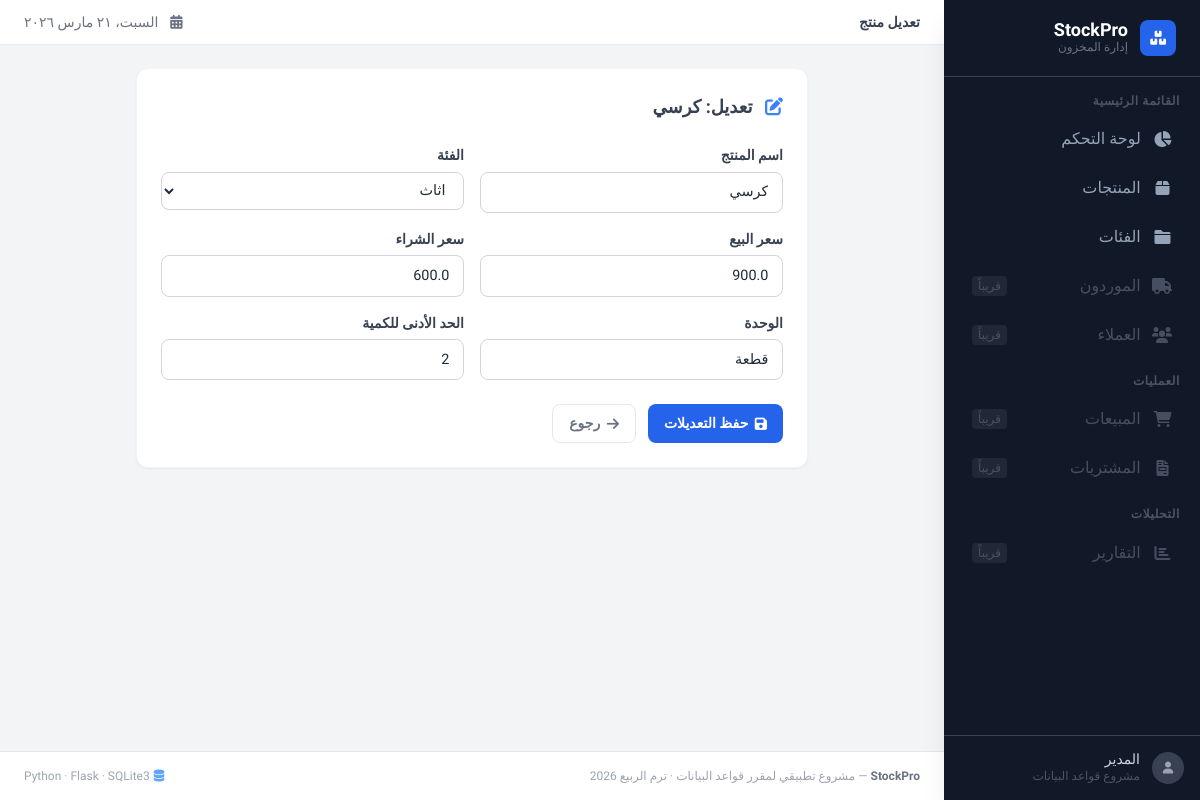
The page /products/edit/4 on the database as committed earlier.
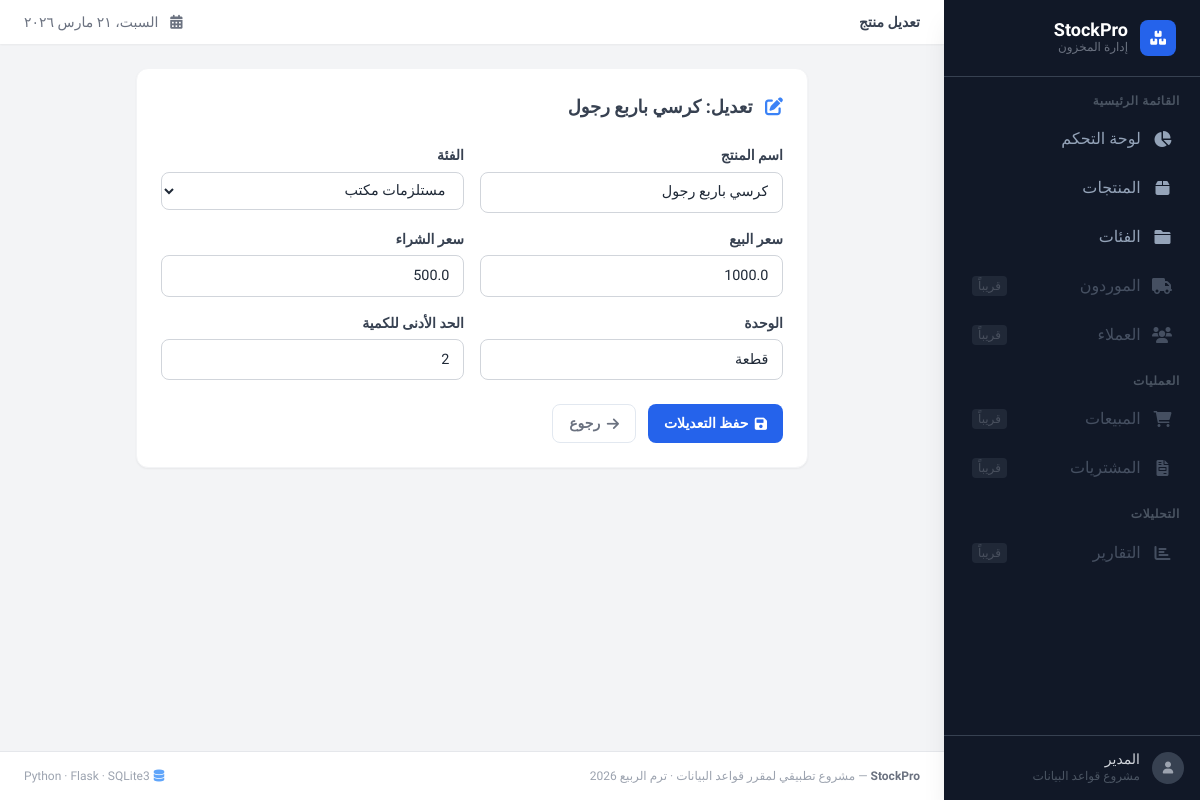
The same page on the database as committed later.
### tables this page shows
CREATE TABLE products ( --جدول المنتجات
    id integer primary key autoincrement,
    name text not null,
    category_id integer not null,
    price_for_sale real not null,
    price_for_buy real not null,
    photo_url text not null,
    unit text not null,
    quantity_by_unit  integer default 0 not null,
    min_quantity integer default 0 not null,
    foreign key (category_id) references categories(id)
);

CREATE TABLE categories ( --جدول الاقسام
    id integer primary key autoincrement,
    name text not null unique
);

### app.py (the view)
@stokpro.route('/products/edit/<int:id>', methods=['GET'])
def productPageedit(id):
    conn = get_db_connection()
    product = conn.execute('SELECT * FROM products WHERE id = ?', (id,)).fetchone()
    categories = conn.execute('SELECT * FROM categories').fetchall()
    conn.close()
    return render_template('product_edit.html', product=product, categories=categories)

### app.py (called while the page is built)
def get_db_connection():
    conn = sqlite3.connect('database/stockpro.db')
    conn.row_factory = sqlite3.Row
    return conn

### templates/product_edit.html
{% extends "base.html" %}
{% block page_title %}تعديل منتج{% endblock %}
{% block content %}
<div class="bg-white rounded-xl shadow-sm border border-gray-100 p-6 max-w-2xl mx-auto">
    <h2 class="text-lg font-bold text-gray-700 mb-6">
        <i class="fas fa-edit text-blue-500 ml-2"></i>
        تعديل: {{ product.name }}
    </h2>
    <form action="{{ url_for('productPageeditSave', id=product.id) }}" method="POST">
        <div class="grid grid-cols-1 sm:grid-cols-2 gap-4">
            <div>
                <label class="form-label">اسم المنتج</label>
                <input type="text" name="name" class="form-input" value="{{ product.name }}" required>
            </div>
            <div>
                <label class="form-label">الفئة</label>
                <select name="category_id" class="form-select" required>
                    {% for cat in categories %}
                    <option value="{{ cat.id }}"
                        {% if cat.id == product.category_id %}selected{% endif %}>
                        {{ cat.name }}
                    </option>
                    {% endfor %}
                </select>
            </div>
            <div>
                <label class="form-label">سعر البيع</label>
                <input type="number" step="0.01" name="price_for_sale"
                       class="form-input" value="{{ product.price_for_sale }}" required>
            </div>
            <div>
                <label class="form-label">سعر الشراء</label>
                <input type="number" step="0.01" name="price_for_buy"
                       class="form-input" value="{{ product.price_for_buy }}" required>
            </div>
            <div>
                <label class="form-label">الوحدة</label>
                <input type="text" name="unit" class="form-input" value="{{ product.unit }}" required>
            </div>
            <div>
                <label class="form-label">الحد الأدنى للكمية</label>
                <input type="number" name="min_quantity"
                       class="form-input" value="{{ product.min_quantity }}" required>
            </div>
        </div>
        <div class="flex gap-3 mt-6">
            <button type="submit" class="btn btn-primary">
                <i class="fas fa-save"></i> حفظ التعديلات
            </button>
            <a href="{{ url_for('productPage') }}" class="btn btn-ghost">
                <i class="fas fa-arrow-right"></i> رجوع
            </a>
        </div>
    </form>
</div>
{% endblock %}

### templates/base.html (shortened to what this page needs)
<!DOCTYPE html>
<html lang="ar" dir="rtl">
<head>
    <script src="https://cdn.tailwindcss.com"></script>
    <link rel="stylesheet" href="https://cdnjs.cloudflare.com/ajax/libs/font-awesome/6.0.0/css/all.min.css">
    <link rel="stylesheet" href="{{ url_for('static', filename='style.css') }}">
</head>
<body class="bg-gray-100 min-h-screen">
<div class="flex min-h-screen">
    <aside class="w-64 bg-gray-900 flex flex-col fixed top-0 right-0 h-full z-50 shadow-xl">
        <div class="px-6 py-5 border-b border-gray-700">
            <div class="flex items-center gap-3">
                <div class="w-9 h-9 bg-blue-600 rounded-lg flex items-center justify-center">
                    <i class="fas fa-boxes text-white text-sm"></i>
                </div>
                <div>
                    <h1 class="text-white font-bold text-lg leading-none">StockPro</h1>
                    <p class="text-gray-500 text-xs">إدارة المخزون</p>
                </div>
            </div>
        </div>
        <nav class="flex-1 px-3 py-4 overflow-y-auto space-y-1">
            <p class="text-gray-600 text-xs font-semibold uppercase px-2 mb-2 tracking-wider">القائمة الرئيسية</p>
            <a href="{{ url_for('dashboard') }}"
               class="sidebar-link {% if request.endpoint == 'dashboard' %}active{% endif %}">
                <i class="fas fa-chart-pie"></i>
                <span>لوحة التحكم</span>
            </a>
            <a href="{{ url_for('productPage') }}"
               class="sidebar-link {% if request.endpoint == 'productPage' %}active{% endif %}">
                <i class="fas fa-box"></i>
                <span>المنتجات</span>
            </a>
            <a href="{{ url_for('categoriesPage') }}"
               class="sidebar-link {% if request.endpoint == 'categoriesPage' %}active{% endif %}">
                <i class="fas fa-folder"></i>
                <span>الفئات</span>
            </a>
            <a href="#" class="sidebar-link disabled">
                <i class="fas fa-truck"></i>
                <span>الموردون</span>
                <span class="mr-auto text-xs bg-gray-700 text-gray-400 px-1.5 py-0.5 rounded">قريباً</span>
            </a>
            <a href="#" class="sidebar-link disabled">
                <i class="fas fa-users"></i>
                <span>العملاء</span>
                <span class="mr-auto text-xs bg-gray-700 text-gray-400 px-1.5 py-0.5 rounded">قريباً</span>
            </a>
            <div class="pt-3">
                <p class="text-gray-600 text-xs font-semibold uppercase px-2 mb-2 tracking-wider">العمليات</p>
            </div>
            <a href="#" class="sidebar-link disabled">
                <i class="fas fa-shopping-cart"></i>
                <span>المبيعات</span>
                <span class="mr-auto text-xs bg-gray-700 text-gray-400 px-1.5 py-0.5 rounded">قريباً</span>
            </a>
            <a href="#" class="sidebar-link disabled">
                <i class="fas fa-file-invoice"></i>
                <span>المشتريات</span>
                <span class="mr-auto text-xs bg-gray-700 text-gray-400 px-1.5 py-0.5 rounded">قريباً</span>
            </a>
            <div class="pt-3">
                <p class="text-gray-600 text-xs font-semibold uppercase px-2 mb-2 tracking-wider">التحليلات</p>
            </div>
            <a href="#" class="sidebar-link disabled">
                <i class="fas fa-chart-bar"></i>
                <span>التقارير</span>
                <span class="mr-auto text-xs bg-gray-700 text-gray-400 px-1.5 py-0.5 rounded">قريباً</span>
            </a>
        </nav>
        <div class="px-4 py-4 border-t border-gray-700">
            <div class="flex items-center gap-3">
                <div class="w-8 h-8 bg-gray-700 rounded-full flex items-center justify-center">
                    <i class="fas fa-user text-gray-400 text-xs"></i>
                </div>
                <div>
                    <p class="text-gray-300 text-sm font-medium leading-none">المدير</p>
                    <p class="text-gray-600 text-xs mt-0.5">مشروع قواعد البيانات</p>
                </div>
            </div>
        </div>
    </aside>
    <div class="flex-1 flex flex-col mr-64">
        <header class="bg-white shadow-sm sticky top-0 z-40 px-6 py-3 flex items-center justify-between">
            <h2 class="text-gray-700 font-semibold text-sm">
                {% block page_title %}{% endblock %}
            </h2>
            <div class="flex items-center gap-3 text-gray-500 text-sm">
                <i class="fas fa-calendar-alt"></i>
                <span id="current-date"></span>
            </div>
        </header>
        <main class="flex-1 p-6">
            {% block content %}{% endblock %}
        </main>
        <footer class="bg-white border-t border-gray-200 px-6 py-4">
            <div class="flex items-center justify-between text-xs text-gray-400">
                <span>
                    <span class="font-semibold text-gray-500">StockPro</span> — مشروع تطبيقي لمقرر قواعد البيانات · ترم الربيع 2026
                </span>
                <span class="flex items-center gap-1">
                    <i class="fas fa-database text-blue-400"></i>
                    Python · Flask · SQLite3
                </span>
            </div>
        </footer>
    </div>
</div>
</body>
</html>

### static/style.css (style rules this page uses)
:root { --primary: #2563eb; --success: #10b981; --warning: #f59e0b; --danger: #ef4444; --dark: #1f2937; --transition: all 0.25s ease; }
* { font-family: 'Cairo', sans-serif; box-sizing: border-box; }
body { direction: rtl; background-color: #f1f5f9; }
.sidebar-link { display: flex; align-items: center; gap: 0.75rem; padding: 0.65rem 1rem; border-radius: 0.5rem; color: #94a3b8; font-weight: 500; text-decoration: none; transition: var(--transition); }
.sidebar-link.disabled { opacity: 0.4; cursor: not-allowed; pointer-events: none; }
.sidebar-link i { width: 1.2rem; text-align: center; flex-shrink: 0; }
.btn { display: inline-flex; align-items: center; gap: 0.4rem; padding: 0.5rem 1rem; border-radius: 0.5rem; font-size: 0.875rem; font-weight: 600; cursor: pointer; border: none; transition: var(--transition); text-decoration: none; }
.btn-primary { background: var(--primary); color: #fff; }
.btn-ghost { background: transparent; color: #6b7280; border: 1px solid #e2e8f0; }
.form-input, .form-select, .form-textarea { width: 100%; padding: 0.55rem 0.85rem; border: 1px solid #d1d5db; border-radius: 0.5rem; font-size: 0.9rem; font-family: 'Cairo', sans-serif; color: var(--dark); background: #fff; transition: var(--transition); outline: none; direction: rtl; }
.form-label { display: block; font-size: 0.875rem; font-weight: 600; color: #374151; margin-bottom: 0.35rem; }

### templates/base.html (style rules this page uses)
* { font-family: 'Cairo', sans-serif; }
.sidebar-link { display: flex; align-items: center; gap: 0.75rem; padding: 0.65rem 1rem; border-radius: 0.5rem; color: #94a3b8; font-weight: 500; transition: all 0.2s; }
.sidebar-link i { width: 1.2rem; text-align: center; }
.sidebar-link.disabled { opacity: 0.4; cursor: not-allowed; pointer-events: none; }

Rows that differ between the two databases and show on the page:
changed products "قطعة": name "كرسي" → "كرسي باربع رجول"; category_id "اثاث" → "مستلزمات مكتب"; price_for_sale "900.0" → "1000.0"; price_for_buy "600.0" → "500.0"
